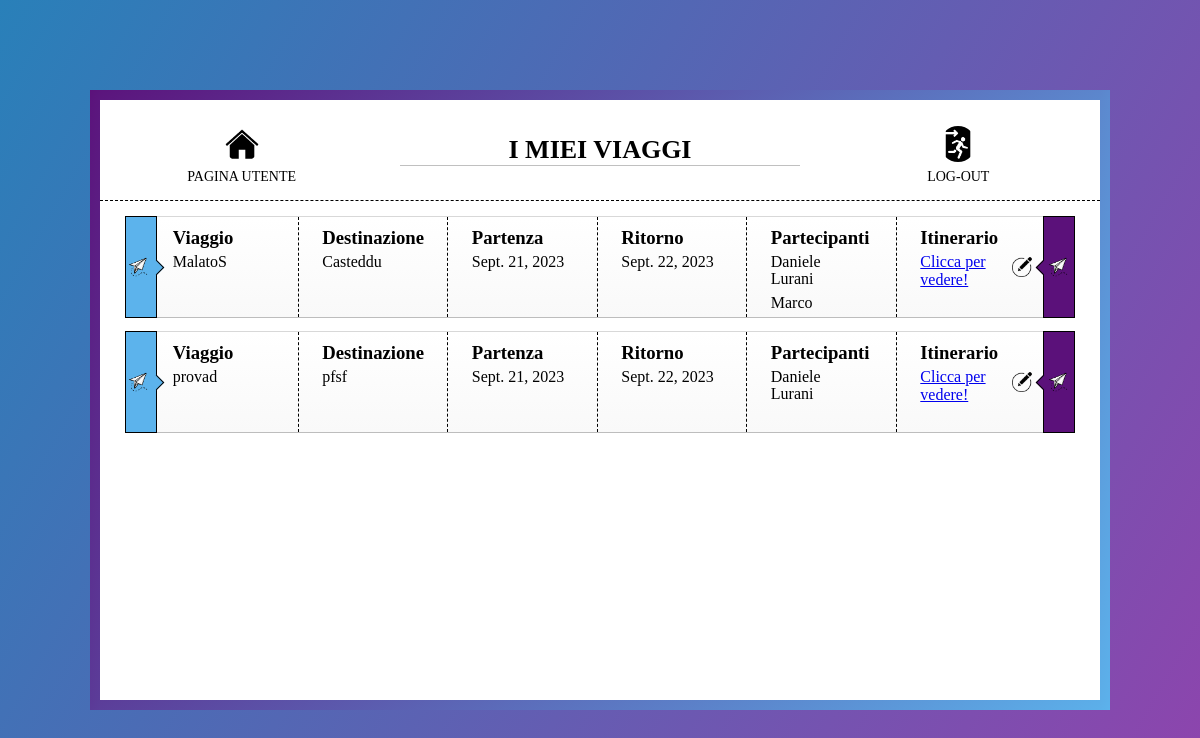
The page /organizzatoreViaggi/myTravels (signed in) on the database as committed earlier.
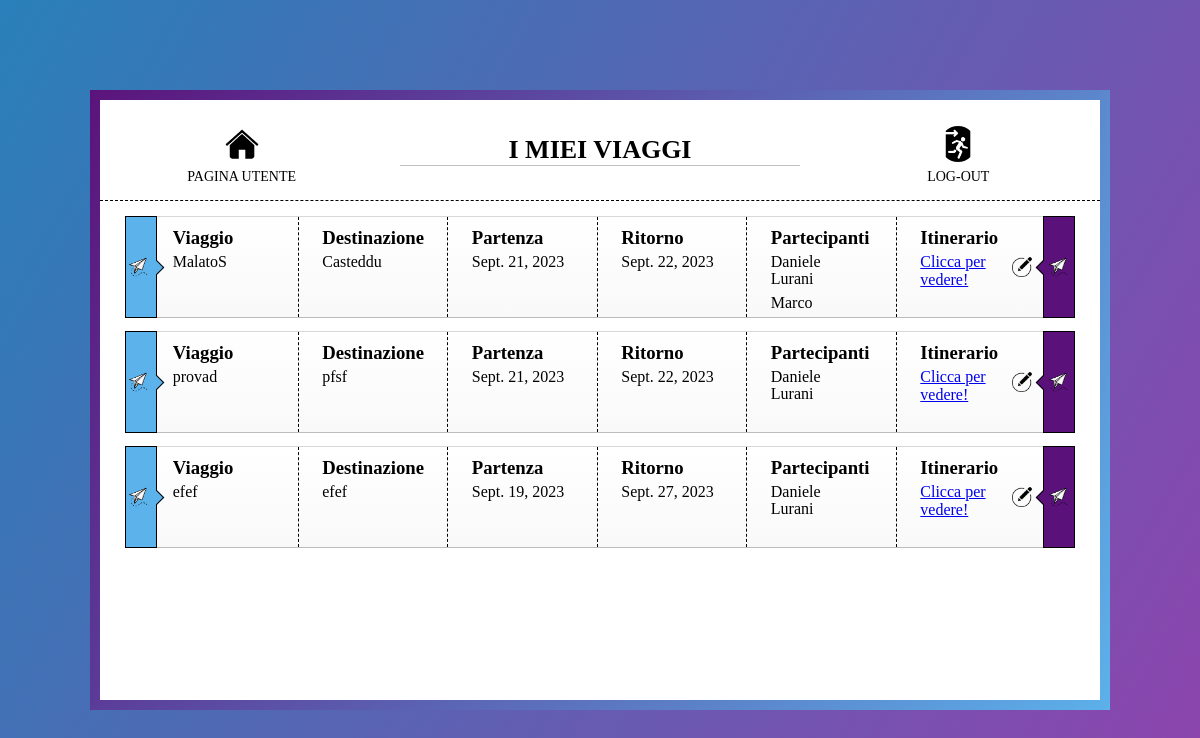
The same page on the database as committed later.
### organizzatoreViaggi/models.py (models this page shows, shortened)
class Travel(models.Model):
    id = models.AutoField(primary_key=True)
    name = models.CharField(max_length=64, unique=True)
    destination = models.CharField(max_length=64)
    start_date = models.DateField()
    end_date = models.DateField()
    participants = models.ManyToManyField(CustomUser)

class CustomUser(AbstractUser):
    username = models.CharField(max_length=32, null=False, primary_key=True)
    email = models.EmailField(max_length=64, unique=True)

### organizzatoreViaggi/views.py (the view)
# urls.py: path('organizzatoreViaggi/myTravels', views.myTravels_view, name='myTravels'),
@login_required(login_url = 'login')
def myTravels_view(request):
    travels = Travel.objects.filter(participants = request.user)
    context = { 'travelsList': travels }
    return render(request, 'organizzatoreViaggi/myTravels.html',context)

### organizzatoreViaggi/templates/organizzatoreViaggi/myTravels.html (shortened to what the changed rows need)
{% load static %}
<!DOCTYPE html>
<html lang="it">
<head>
        <link rel="stylesheet" href="{% static 'css/myTravels.css'%}">
</head>
<body>
    <div class="page-container">
        <nav>
            <h1>I MIEI VIAGGI</h1>
        </nav>
        <div class="main">
            {% if travelsList %}
            {% for travel in travelsList %}
            <div class="trip-container">
                <div class="trip trip-info trip-white">
                    <div class="lateral-delimiters">
                        <div class="icon">
                            <img src="{% static 'images/invitation_icon.png' %}" />
                        </div>
                        <div class="icon2">
                            <img src="{% static 'images/invitation_icon.png' %}" />
                        </div>
                        <div class="trip-data">
                            <div class="right-dash trip-element trip-name-container">
                                <h3 class="trip-element-title trip-title-name">Viaggio</h3>
                                <p class="trip-element-value trip-name">{{ travel.name }}</p>
                            </div>
                            <div class="right-dash trip-element trip-destination-container">
                                <h3 class="trip-element-title trip-title-destination">Destinazione</h3>
                                <p class="trip-element-value trip-destination">{{ travel.destination }}</p>
                            </div>
                            <div class="right-dash trip-element trip-departure-container">
                                <h3 class="trip-element-title trip-title-departure">Partenza</h3>
                                <p class="trip-element-value trip-departure">{{ travel.start_date }}</p>
                            </div>
                            <div class="right-dash trip-element trip-return-container">
                                <h3 class="trip-element-title trip-title-return">Ritorno</h3>
                                <p class="trip-element-value trip-return">{{ travel.end_date }}</p>
                            </div>
                            <div class="right-dash trip-element trip-participants-container">
                                <h3 class="trip-element-title trip-title-participants">Partecipanti</h3>
                                <div class="trip-participant-items">
                                    {% for participant in travel.participants.all %}
                                        <p class="participant-name">{{ participant.first_name }}</p>
                                        <p class="participant-name">{{ participant.last_name }}</p>
                                        <p class="participant-name"> </p>
                                    {% endfor %}
                                </div>
                            </div>
                            <div class="trip-element trip-itinerary-container">
                                <h3 class="trip-element-title trip-title-itinerary">Itinerario</h3>
                                <a href="{% url 'detailsTravel' travel.id %}">
                                    <p class="trip-element-value trip-participants">Clicca per vedere!</p>
                                </a>
                            </div>
                            <a class="edit-button" aria-hidden="true" href="{% url 'changeItinerary' travel.id %}">
                                <img src="{% static 'images/edit_icon.png' %}" />
                            </a>
                        </div>
                    </div>
                </div>
            </div>
            {% endfor %}
            {% else %}
            <div >
                <h3>Nessun viaggio da mostrare!</h3>
            </div>
            {% endif %}
        </div>
    </div>
</body>
</html>

Rows that differ between the two databases and show on the page:
added Travel: name "efef", destination "efef", start_date "Sept. 19, 2023", end_date "Sept. 27, 2023", CustomUser (first_name "Daniele", last_name "Lurani")
